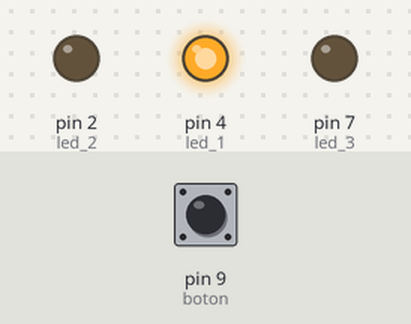
Bench run of a sketch on a simulated Arduino Uno, built with avr-gcc and run on an emulated ATmega328P. Parts: output pins drawn as LEDs (lit = HIGH). The test bench sets the inputs (shaded band); at power-on: pin 9 (boton) LOW. What the sketch prints to the serial monitor is not drawn.

Above: at 1.2 s.
1.3 s: pin 9 (boton) pulled HIGH for 1.2 s
At 5.3 s:
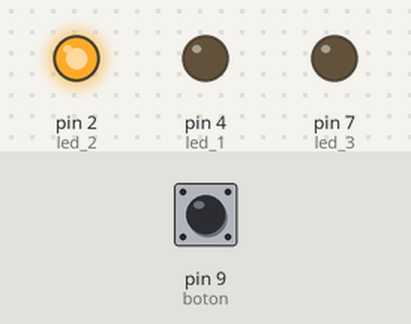
At 6.8 s:
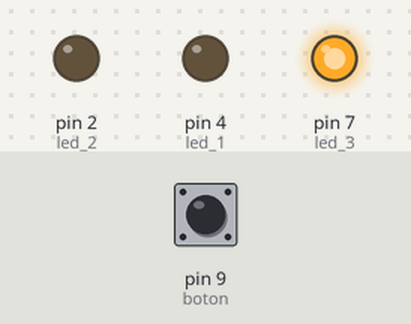
Timing chart, 0 to 8.3 s (numbered marks = the images above; inputs shaded):
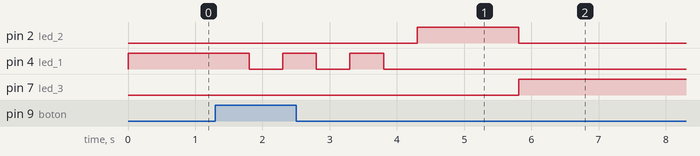

Measured:
- after the input at 1.3 s, pin 4 (led_1): alternates HIGH for 0.50 s and LOW for 0.50 s, 5 changes in all, then stays LOW, starting after 0.50 s; pin 7 (led_3): LOW → HIGH after 4.5 s instead of 9.2 s

The sketch:

sketch_sep06a.ino
```cpp
#define led_1 4
#define led_2 2
#define led_3 7
#define led_4 12
#define led_5 13
#define boton 9
#define po A0
int i = 0;
int valor = 0;

void setup() {
  // put your setup code here, to run once:
  pinMode(led_1,OUTPUT);
  pinMode(led_2,OUTPUT);
  pinMode(led_3,OUTPUT);
  pinMode(boton,INPUT);
  digitalWrite(boton,LOW);
  Serial.begin(9600);
}

void loop() {
  valor = analogRead(po)+1000;
  Serial.print(valor);
  while(digitalRead(boton)==LOW){
    digitalWrite(led_5,HIGH);
    digitalWrite(led_1,HIGH);
    for(i==0;i<15;i++){
      if(digitalRead(boton)==HIGH){
        salto();
        break;
      }else{
        delay(100);
      }
    }
    for(int i=0;i<3;i++){
      if(digitalRead(boton)==HIGH){
        digitalWrite(led_1,LOW);
        salto();
        break;
      }else{
        digitalWrite(led_1,HIGH);
        delay(1000);
        digitalWrite(led_1,LOW);
        delay(valor);
      }
     }
      digitalWrite(led_2,HIGH);
      delay(valor);
      digitalWrite(led_2,LOW);

      digitalWrite(led_3,HIGH);
      digitalWrite(led_4,HIGH);
      digitalWrite(led_5,LOW);
      delay(valor);
      for(int i=0;i<3;i++){
        digitalWrite(led_4,HIGH);
        delay(1000);
        digitalWrite(led_4,LOW);
        delay(valor);
      }
      digitalWrite(led_3,LOW);
  }
}
  void salto(){
    for(int i=0;i<3;i++){
        digitalWrite(led_1,HIGH);
        delay(500);
        digitalWrite(led_1,LOW);
        delay(500);
      }
      digitalWrite(led_2,HIGH);
      delay(valor);
      digitalWrite(led_2,LOW);
      digitalWrite(led_3,HIGH);
      digitalWrite(led_4,HIGH);
      digitalWrite(led_5,LOW);
      delay(valor);
      for(int i=0;i<3;i++){
        digitalWrite(led_4,HIGH);
        delay(1000);
        digitalWrite(led_4,LOW);
        delay(valor);
      }
      digitalWrite(led_3,LOW);
      loop();
  }

  //fin
```
